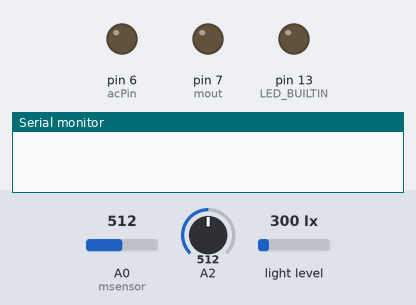
Recording of a sketch running on a simulated Arduino Uno, built with avr-gcc and run on an emulated ATmega328P. On the bench: output pins drawn as LEDs (lit = HIGH), the last lines printed to the serial monitor. Inputs (shaded band) come from the test bench; at power-on: A2 = 512, A0 (msensor) = 512, light level 300 lx. Pins used as bus, display or sensor lines are not drawn.

Above: at 1.2 s.
1.3 s: A2 set to 449
At 2.7 s:
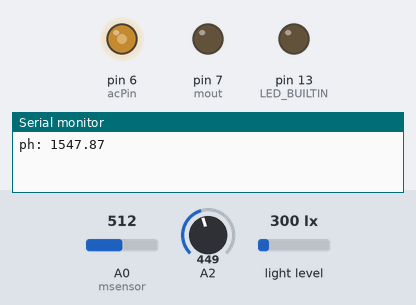
6.3 s: A0 (msensor) set to 471
15.0 s: A0 (msensor) set to 449
At 15.7 s:
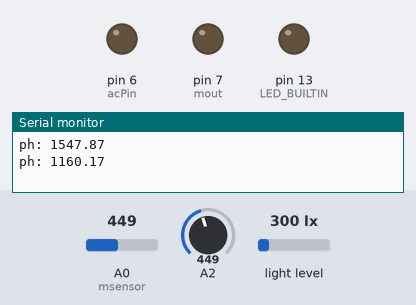
18.5 s: A2 set to 306
At 21.6 s:
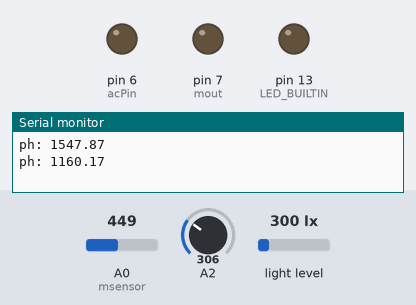
Timing chart, 0 to 23.1 s (numbered marks = the images above; inputs shaded):
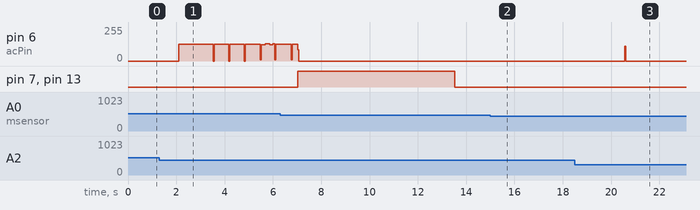

Measured:
- the behaviour switches between 459 and 458 on A0 (msensor) (found by bisection; images 1 and 2)
- after the input at 15.0 s, pin 6 (acPin): stays 0/255 (without the input it goes to 240/255 after 1.9 s)
- after the input at 18.5 s, pin 6 (acPin): stays 0/255 (without the input it goes to 72/255 after 1.3 s)

The sketch:

ECE_445_Code.ino
```cpp
#include <Wire.h>
#include <BH1750.h>
#include <math.h>

BH1750 GY302;       // initialize BH1750 object
int PowerPin = 10;  // pin to go to relay
int on = 1;
float lighthrs;
float seconds;
float dli;
float time;

int msensor = A0;
int mout = PD7;
int msvalue = 0;
int cooldown = 0;

// number of analog samples to take per reading
#define NUM_SAMPLES 200

int sum = 0;                    // sum of samples taken
unsigned char sample_count = 0; // current sample number
float voltage = 0.0;            // calculated voltagef
float ph;
// int soundPin = 9;
int acPin = PD6; // digital pin 7 - now 6
int virgrd = PB0; // digital pin 8
double val = 0 ;
int freq = 50;
double t = 0;
const double pi = 3.1415;
const double fs=1000;
int sound;

void setup()
{
  Serial.begin(9600);
  Wire.begin();
  GY302.begin();  // initialize GY-302 module
  pinMode(PowerPin, OUTPUT);
  pinMode(msensor, INPUT);
  pinMode(LED_BUILTIN, OUTPUT);
  pinMode(mout, OUTPUT);
  pinMode(acPin, OUTPUT);

  seconds = 0;
  on = 1;
  lighthrs = 0;
  dli = 0;

}

void loop()
{
  // get reading from module
  float lux = GY302.readLightLevel();
  float ppfd = lux * 0.0165 / 2;          // multiply lux by the conversion factor to get ppfd, calibrated
  time = time / 3600;
  dli += ppfd * lighthrs * 0.0036;  // dli calculation
  time = 0;
  if (dli >= 16) {
    on = 0;  // turns the light off when dli gets high enough
  }
  if (on == 1) {
    digitalWrite(PowerPin, HIGH); // if on = 1, turn on relay
  }
  else {
    digitalWrite(PowerPin, LOW); // if on = 0, turn off relay
  }

  while (sample_count < NUM_SAMPLES) {
        sum += analogRead(A2); // analog pin 2
        sample_count++;
        delay(10);
    }
  time = time + 2;
  seconds = seconds + 2;

  voltage = ((float)sum / (float)NUM_SAMPLES * 5.015) / 1024.0;

  // send voltage for display on Serial Monitor
  // voltage multiplied by 11 when using voltage divider that
  // divides by 11. 11.132 is the calibrated voltage divide
  // value
  voltage = 250 - (voltage * 11.132 * 10000);
  ph = 7 - voltage/ 57.14;
  Serial.print("ph: ");
  Serial.println(ph);
  if (ph <= 3) { // if ph is too low
    // digitalWrite(soundPin, HIGH); // alert user..
    float starttime = millis();
    // float endtime = starttime;
    while ((millis() - starttime) <=5000) {
      t = millis();
      val = 127*sin(2*pi*(freq/fs)*t)+127;
      analogWrite(acPin,val);
      analogWrite(virgrd,127);
      sum = analogRead(A2);
    }
    time = time + 5;
    seconds = seconds + 5;
  }
  else if (ph >= 9) { // if ph is too high
    // digitalWrite(soundPin, HIGH); // alert user
    float starttime = millis();
    // float endtime = starttime;
    while ((millis() - starttime) <=5000) {
      t = millis();
      val = 127*sin(2*pi*(freq/fs)*t)+127;
      analogWrite(acPin,val);
      analogWrite(virgrd,127);
      sum = analogRead(A2);
    }
    time = time + 5;
    seconds = seconds + 5;
  }
  analogWrite(acPin,LOW);
  analogWrite(virgrd,LOW);

  sample_count = 0;
  sum = 0;

  msvalue = analogRead(msensor); // read value on moisture sensor

  if ( ( msvalue >= 459 ) && ( cooldown == 0 ) ) {// 10.5% lower bound
    digitalWrite(LED_BUILTIN, HIGH); // open solenoid
    digitalWrite(mout, HIGH); // open solenoid
    delay(6500); // open solenoid for 6.5 seconds, should get it from 10.5% to 11.5%
    seconds = seconds + 6.5;
    time = time + 6.5;
    digitalWrite(LED_BUILTIN, LOW); // once at optimal point, close solenoid
    digitalWrite(mout, LOW);
    msvalue = analogRead(msensor); // reread value on moisture sensor
    cooldown = 3;
  }
  else { // wait for soil to dry out
    digitalWrite(LED_BUILTIN, LOW); // solenoid closed
    digitalWrite(mout, LOW); // solenoid closed
    delay(5000);
    seconds = seconds + 5;
    time = time + 5;
    if ( cooldown > 0 ) {
    cooldown--;
    }
  }

  lighthrs = seconds / 3600;
  if (lighthrs >= 24) {  // reset every day
    lighthrs = 0;
    seconds = 0;
  }
}
```
